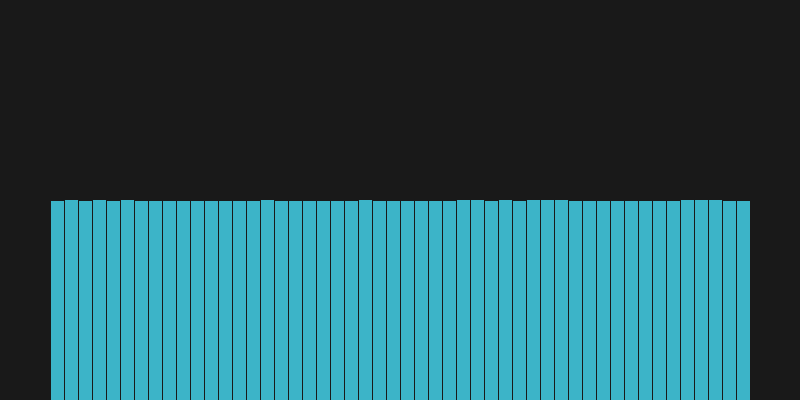
Frame 1 (no input)
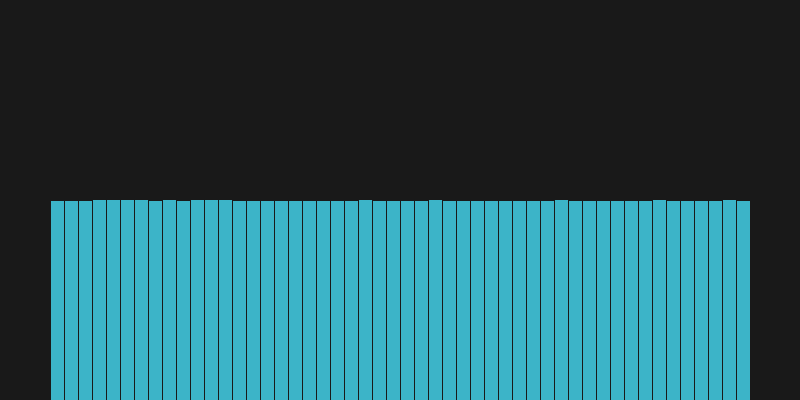
Frame 60 (the mouse pressed at the canvas centre just before this capture)
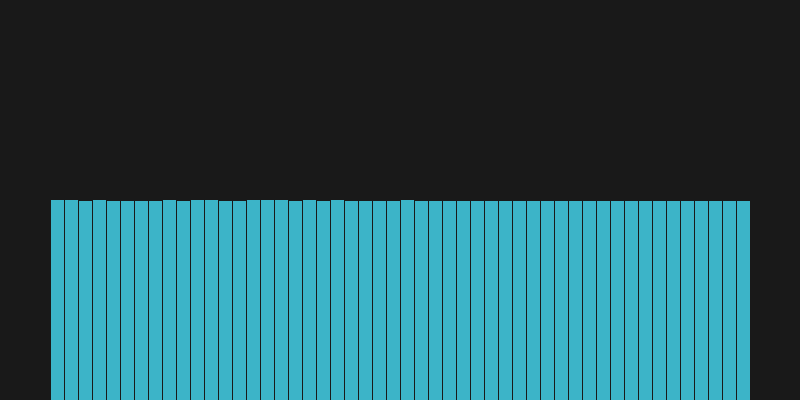
Frame 120 (the mouse held since frame 60 and released just before this capture)

The Processing sketch that drew these frames (run headless with seeded random() and noise(); from frame 60 on, the mouse is pressed at the canvas centre):

// Processing sketch: Wave
// ── Wave.pde
ArrayList<Column> columns;
int num = 50;
float[] positions = new float[num];

void setup() {
  size(800, 400);
  
  columns = new ArrayList<Column>();
  for (int i = 0; i < num; ++i) {  columns.add(new Column(i));  columns.get(i).sharePos(); }
}


void keyPressed() {
  if (key == ENTER) {
    columns.get(0).move(50);
  }
}

void draw() {
  background(25);
  
  if (mousePressed) {
    columns.get(0).move(mouseY-columns.get(0).y);
  }
  
  for (Column i : columns) {  i.sharePos();          }
  for (Column i : columns) {  i.forces();            }
  for (Column i : columns) {  i.physics(); i.show(); }

  stroke(255);
  //line(0,height/2,width,height/2);
  
}
// ── column.pde

public class Column {
  int ID;

  float y = height/2 + random(-1,1);
  float acc = 0;
  float vel = 0;
  float speed = 1;
  float damp = 0.98;

  public Column(int ID) {
    this.ID = ID;
  }

  void sharePos() {
    positions[ID] = y;
  }
  
  void forces() {
    if (ID != 0 && ID != num-1) {
      acc = (positions[ID-1]+positions[ID+1])/2 - y;
    } else if (ID == 0) {
      acc = (positions[ID+1] - y)/2;
    } else if (ID == num-1) {
      acc = (positions[ID-1] - y)/2;
    }
  }

  void physics() {
    acc *= speed;
    vel += acc;
    vel *= damp;
    y += vel;
  }

  void move(float in) {
    vel = in;
  }

  void show() {
    fill(60, 180, 200);
    stroke(25);
    float gap = 100;
    float w = ((width-gap)/num);
    rect(w*this.ID+gap/2, height, w, -y);
  }
}
